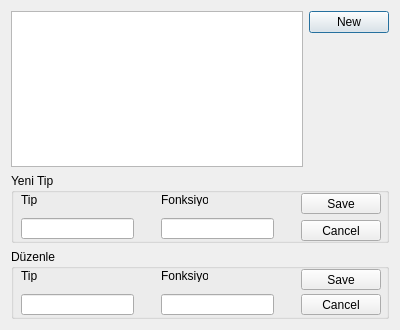
<?xml version="1.0" encoding="UTF-8"?>
<ui version="4.0">
 <class>DlgModbusFunction</class>
 <widget class="QDialog" name="DlgModbusFunction">
  <property name="geometry">
   <rect>
    <x>0</x>
    <y>0</y>
    <width>400</width>
    <height>330</height>
   </rect>
  </property>
  <property name="minimumSize">
   <size>
    <width>400</width>
    <height>150</height>
   </size>
  </property>
  <property name="maximumSize">
   <size>
    <width>16777215</width>
    <height>16777215</height>
   </size>
  </property>
  <property name="windowTitle">
   <string>Modbus Functions</string>
  </property>
  <layout class="QVBoxLayout" name="verticalLayout_2">
   <item>
    <layout class="QHBoxLayout" name="horizontalLayout">
     <item>
      <widget class="QTableView" name="tableView"/>
     </item>
     <item>
      <layout class="QVBoxLayout" name="verticalLayout">
       <item>
        <widget class="QPushButton" name="btn_newRecord">
         <property name="text">
          <string>New</string>
         </property>
        </widget>
       </item>
       <item>
        <spacer name="verticalSpacer">
         <property name="orientation">
          <enum>Qt::Vertical</enum>
         </property>
         <property name="sizeHint" stdset="0">
          <size>
           <width>20</width>
           <height>40</height>
          </size>
         </property>
        </spacer>
       </item>
      </layout>
     </item>
    </layout>
   </item>
   <item>
    <widget class="QGroupBox" name="grp_new">
     <property name="minimumSize">
      <size>
       <width>0</width>
       <height>70</height>
      </size>
     </property>
     <property name="maximumSize">
      <size>
       <width>16777215</width>
       <height>70</height>
      </size>
     </property>
     <property name="title">
      <string>Yeni Tip</string>
     </property>
     <widget class="QLabel" name="label_3">
      <property name="geometry">
       <rect>
        <x>10</x>
        <y>20</y>
        <width>47</width>
        <height>13</height>
       </rect>
      </property>
      <property name="text">
       <string>Tip</string>
      </property>
     </widget>
     <widget class="QLabel" name="label_4">
      <property name="geometry">
       <rect>
        <x>150</x>
        <y>20</y>
        <width>47</width>
        <height>13</height>
       </rect>
      </property>
      <property name="text">
       <string>Fonksiyon</string>
      </property>
     </widget>
     <widget class="QLineEdit" name="edtAddType">
      <property name="geometry">
       <rect>
        <x>10</x>
        <y>45</y>
        <width>113</width>
        <height>21</height>
       </rect>
      </property>
     </widget>
     <widget class="QLineEdit" name="edtAddFunction">
      <property name="geometry">
       <rect>
        <x>150</x>
        <y>45</y>
        <width>113</width>
        <height>21</height>
       </rect>
      </property>
     </widget>
     <widget class="QPushButton" name="btnAdd">
      <property name="geometry">
       <rect>
        <x>290</x>
        <y>20</y>
        <width>80</width>
        <height>21</height>
       </rect>
      </property>
      <property name="text">
       <string>Save</string>
      </property>
     </widget>
     <widget class="QPushButton" name="btnCancel_2">
      <property name="geometry">
       <rect>
        <x>290</x>
        <y>47</y>
        <width>80</width>
        <height>21</height>
       </rect>
      </property>
      <property name="text">
       <string>Cancel</string>
      </property>
     </widget>
    </widget>
   </item>
   <item>
    <widget class="QGroupBox" name="grp_edit">
     <property name="minimumSize">
      <size>
       <width>0</width>
       <height>70</height>
      </size>
     </property>
     <property name="maximumSize">
      <size>
       <width>16777215</width>
       <height>70</height>
      </size>
     </property>
     <property name="title">
      <string>Düzenle</string>
     </property>
     <widget class="QLabel" name="label">
      <property name="geometry">
       <rect>
        <x>10</x>
        <y>20</y>
        <width>47</width>
        <height>13</height>
       </rect>
      </property>
      <property name="text">
       <string>Tip</string>
      </property>
     </widget>
     <widget class="QLabel" name="label_2">
      <property name="geometry">
       <rect>
        <x>150</x>
        <y>20</y>
        <width>47</width>
        <height>13</height>
       </rect>
      </property>
      <property name="text">
       <string>Fonksiyon</string>
      </property>
     </widget>
     <widget class="QLineEdit" name="edtSaveType">
      <property name="geometry">
       <rect>
        <x>10</x>
        <y>45</y>
        <width>113</width>
        <height>21</height>
       </rect>
      </property>
     </widget>
     <widget class="QLineEdit" name="edtSaveFunction">
      <property name="geometry">
       <rect>
        <x>150</x>
        <y>45</y>
        <width>113</width>
        <height>21</height>
       </rect>
      </property>
     </widget>
     <widget class="QPushButton" name="btnCancel">
      <property name="geometry">
       <rect>
        <x>290</x>
        <y>45</y>
        <width>80</width>
        <height>21</height>
       </rect>
      </property>
      <property name="text">
       <string>Cancel</string>
      </property>
     </widget>
     <widget class="QPushButton" name="btnSave">
      <property name="geometry">
       <rect>
        <x>290</x>
        <y>20</y>
        <width>80</width>
        <height>21</height>
       </rect>
      </property>
      <property name="text">
       <string>Save</string>
      </property>
     </widget>
    </widget>
   </item>
  </layout>
 </widget>
 <resources/>
 <connections/>
</ui>
